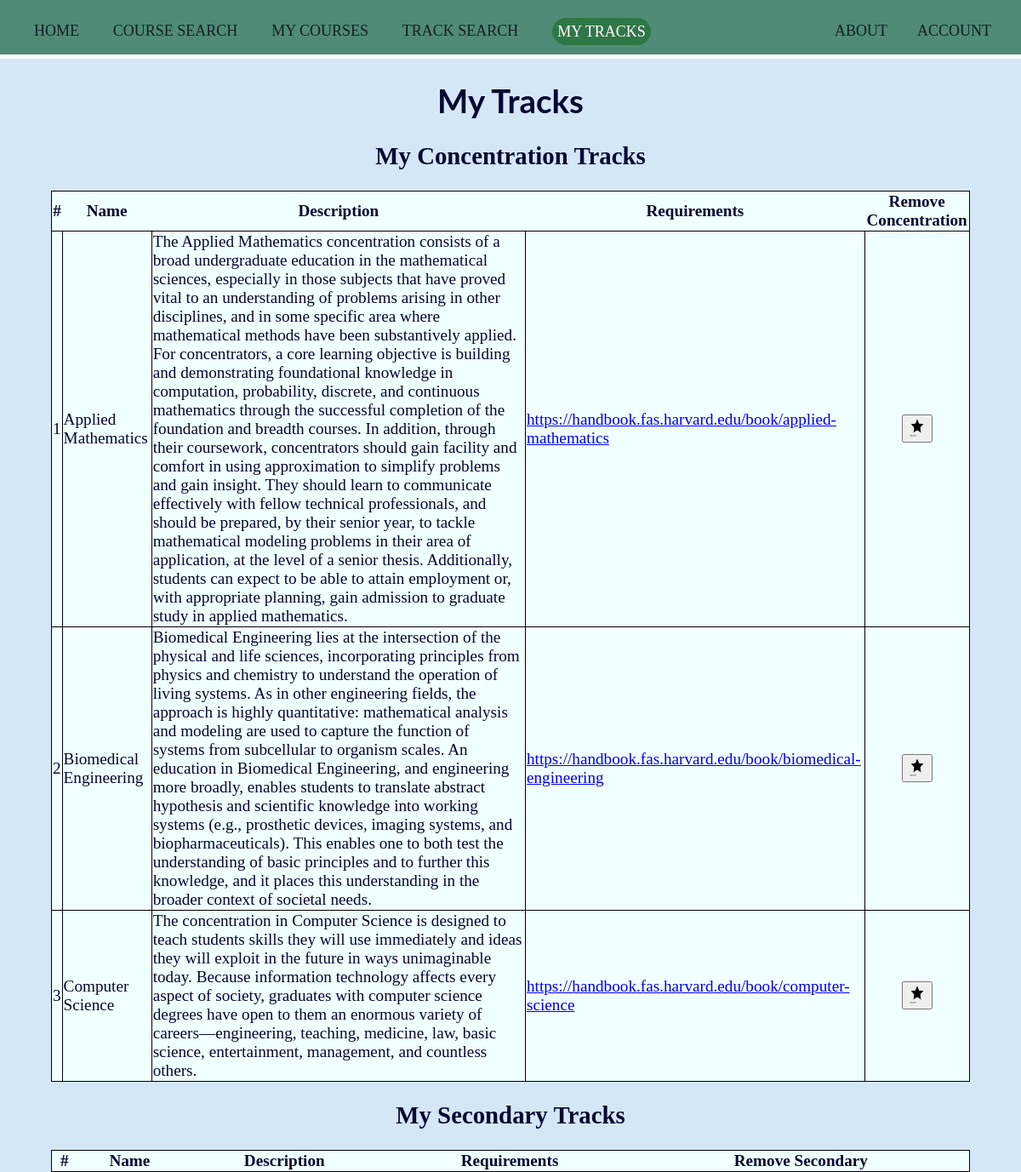
Page /mytracks (signed in) on the committed database.
### tables this page shows
CREATE TABLE tracks (
            id INTEGER,
            name TEXT UNIQUE NOT NULL,
            description TEXT,
            link TEXT,
            type_id INTEGER,
            PRIMARY KEY(id),
            FOREIGN KEY(type_id) REFERENCES track_types(id)
            );

### app.py (the view)
@app.route("/mytracks", methods=(["GET","POST"]))
@login_required
def mytracks():
    mytracks = "currentpage"
    conn, db = make_cursor("coursedatabase.db")
    user_id = session["user_id"]
    track_type_id = db.execute("""SELECT id FROM track_types WHERE type = "Concentration" """).fetchall()[0][0]
    concentrations = db.execute("SELECT tracks.id, tracks.name, tracks.description, tracks.link FROM tracks JOIN my_tracks ON my_tracks.track_id = tracks.id WHERE my_tracks.user_id = ? AND track_type_id = ?", (user_id, track_type_id)).fetchall()
    track_type_id = db.execute("""SELECT id FROM track_types WHERE type = "Secondary" """).fetchall()[0][0]
    secondaries = db.execute("SELECT tracks.id, tracks.name, tracks.description, tracks.link FROM tracks JOIN my_tracks ON my_tracks.track_id = tracks.id WHERE my_tracks.user_id = ? AND track_type_id = ?", (user_id, track_type_id)).fetchall()
    return render_template("mytracks.html",mytracks=mytracks, concentrations=concentrations, secondaries=secondaries)

### app.py (called while the page is built)
def make_cursor(database):
    connection = sqlite3.connect(database)
    return connection, connection.cursor()

@app.after_request
def after_request(response):
    response.headers["Cache-Control"] = "no-cache, no-store, must-revalidate"
    response.headers["Expires"] = 0
    response.headers["Pragma"] = "no-cache"
    return response

### helpers.py (called while the page is built)
def login_required(f):
    @wraps(f)
    def decorated_function(*args, **kwargs):
        if session.get("user_id") is None:
            return redirect("/login")
        return f(*args, **kwargs)
    return decorated_function

### templates/mytracks.html (shortened to what this page needs)
{% extends "layout.html" %}
{% block main %}
<h1 style="text-align: center;">My Tracks</h1>
<h2 style="text-align: center;"> My Concentration Tracks </h2>
<table>
    <thead>
      <tr>
        <th> # </th>
        <th> Name </th>
        <th> Description </th>
        <th> Requirements </th>
        <th> Remove Concentration </th>
        </tr>
    </thead>
    <tbody>
        {% for i, name, desc, link in concentrations %}
        <tr>
          <td>{{ loop.index}}</td>
          <td> {{ name }} </td>
          <td> {{ desc }} </td>
          <td> <a href = " {{ link|e }}" target="_blank">{{ link }}</a>  </td>
          <td> <form method="post" action="/removeconcentration" style="text-align: center;"> <button name="id" value="{{ i }}">
            <img src="/static/noun_Star_750825.png" alt="Star by Zaff Studio from the Noun Project" style="width:20px;height:24px;">
            </form> </button> </td>
        </tr>
        {% endfor %}
    </tbody>
</table>
<h2 style="text-align: center;"> My Secondary Tracks </h2>
<table>
  <thead>
    <tr>
        <th> # </th>
        <th> Name </th>
        <th> Description </th>
        <th> Requirements </th>
        <th> Remove Secondary </th>
    </tr>
  </thead>
</table>
{% endblock %}

### templates/layout.html
<!doctype html>
<html lang="en">
    <head>
        <link rel="stylesheet" href="static/CS50project_style.css">
    </head>
    <body>
        <header>
            <div class="topbar">
                <nav>
                    <ul>
                        <li>
                            <a class=" {{ home }} " href="/"> Home </a>
                        </li>
                        <li>
                            <a class=" {{ search }} " href="/search"> Course Search </a>
                        </li>
                        <li>
                            <a class=" {{ mycourses }} " href="/mycourses"> My Courses </a>
                        </li>
                        <li>
                            <a class=" {{ tracks }} " href="/tracks"> Track Search </a>
                        </li>
                        <li>
                            <a class=" {{ mytracks }} " href="/mytracks"> My Tracks </a>
                        </li>
                        {% if session.user_id %}
                        <li style = "float:right" style = "padding-right:1em">
                            <a class=" {{ account }} " href="/account"> Account </a>
                        </li>
                        {% else %}
                        <li style = "float:right" style = "padding-right:1em">
                            <a class=" {{ login }} " href="/login"> Log In </a>
                        </li>
                        {% endif %}
                        <li style = "float:right">
                            <a class=" {{ about }} " href="/about"> About </a>
                        </li>
                    </ul>
                </nav>
            </div>
        </header>
    <main>
        {% block main %}{% endblock %}
    </main>
    </body>
</html>

### static/CS50project_style.css (style rules this page uses)
body { background-color: #d5e6f7; color: #050831; font-size: 1.2rem; margin: 0; font-family: 'Merriweather'; }
h1 { border: none; margin: none; font-family: 'Lato', sans-serif; }
header { background: #4f8b77; border-bottom: 5px solid #ffffff; }
header::after { content: ''; display: table; clear: both; }
.topbar { width: 100%; margin: 0 auto; }
nav ul { margin: 0; padding-bottom: 14px; list-style: none; }
nav li { display: inline-block; margin-right: 35px; padding-top: 25px; }
nav a { color: #171e24; text-decoration: none; text-transform: uppercase; font-size: 18px; }
nav a.currentpage { color:white; background-color: #307747; border: .4rem solid transparent; border-radius: 1.3rem; line-height: 1.4; padding: none; text-align: center; transition: color 0.15s ease-in-out, background-color 0.15s ease-in-out, border-color 0.15s ease-in-out, box-shadow 0.15s ease-in-out; vertical-align: middle; }

### templates/mytracks.html (style rules this page uses)
table, tr, td { border: 1px black solid; border-collapse: collapse; }
table { width:90%; margin-left: auto; margin-right: auto; background-color: azure; }

### rows in the picture
tracks: name "Applied Mathematics", description "The Applied Mathematics concentration consists of a broad undergraduate education in the mathematical sciences, especially in those subjects that have proved vital to an understanding of problems arising in other disciplines, and in some specific area where mathematical methods have been substantively applied. For concentrators, a core learning objective is building and demonstrating foundational knowledge in computation, probability, discrete, and continuous mathematics through the successful completion of the foundation and breadth courses. In addition, through their coursework, concentrators should gain facility and comfort in using approximation to simplify problems and gain insight.…", link "https://handbook.fas.harvard.edu/book/applied-mathematics"
tracks: name "Biomedical Engineering", description "Biomedical Engineering lies at the intersection of the physical and life sciences, incorporating principles from physics and chemistry to understand the operation of living systems. As in other engineering fields, the approach is highly quantitative: mathematical analysis and modeling are used to capture the function of systems from subcellular to organism scales. An education in Biomedical Engineering, and engineering more broadly, enables students to translate abstract hypothesis and scientific knowledge into working systems (e.g., prosthetic devices, imaging systems, and biopharmaceuticals). This enables one to both test the understanding of basic principles and to further this…", link "https://handbook.fas.harvard.edu/book/biomedical-engineering"
tracks: name "Computer Science", description "The concentration in Computer Science is designed to teach students skills they will use immediately and ideas they will exploit in the future in ways unimaginable today. Because information technology affects every aspect of society, graduates with computer science degrees have open to them an enormous variety of careers—engineering, teaching, medicine, law, basic science, entertainment, management, and countless others.", link "https://handbook.fas.harvard.edu/book/computer-science"
